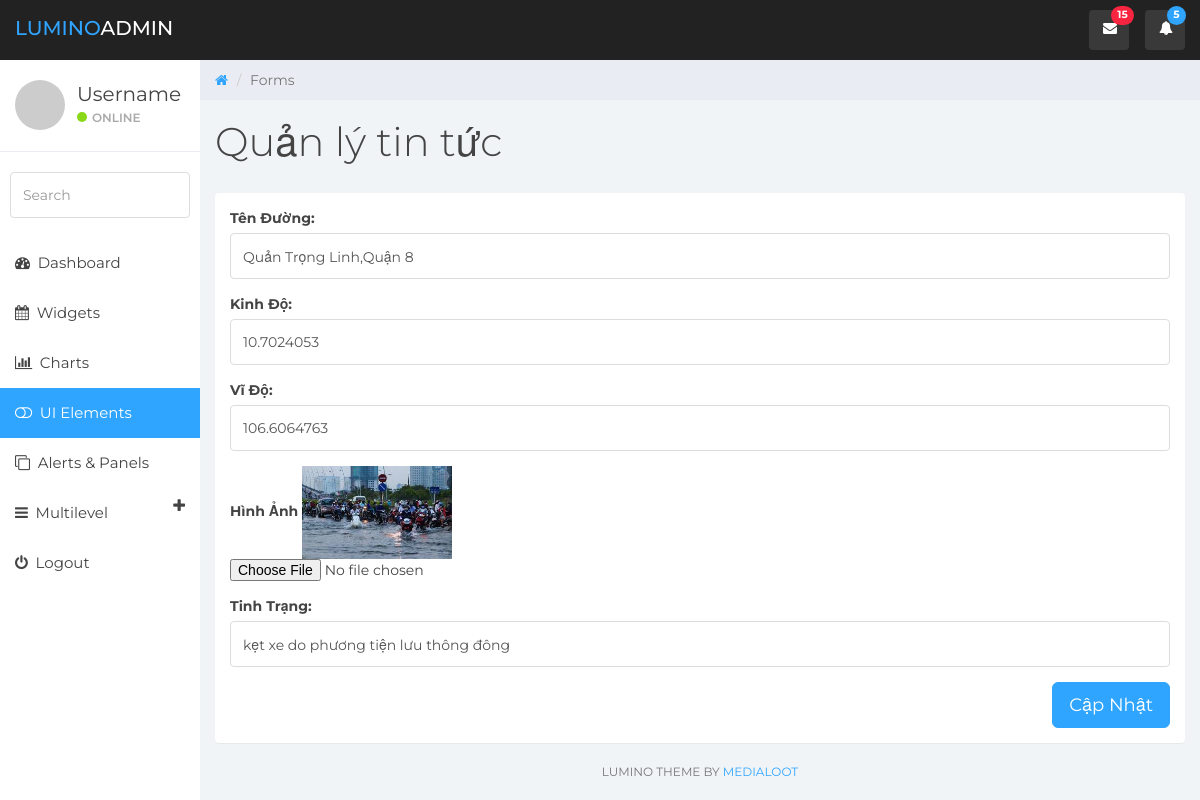
Screenshot of /admin/canhbao/chinhsua.php?ID=22 (signed in) with the database file from the repository.
### tables this page shows
CREATE TABLE `canhbao` (
  `ID` int(11) NOT NULL,
  `TenDuong` varchar(255) NOT NULL,
  `KinhDo` varchar(255) NOT NULL,
  `ViDo` varchar(255) NOT NULL,
  `HinhAnh` varchar(255) NOT NULL,
  `TieuDe` varchar(255) NOT NULL,
  `NoiDung` varchar(255) NOT NULL,
  `TinhTrang` varchar(255) NOT NULL,
  `NguonTin` varchar(255) NOT NULL,
  `DiaDiem` varchar(100) NOT NULL,
  `icon` varchar(255) NOT NULL
);

### admin/Ketnoi/Truyvan.php (called while the page is built, shortened)
<?php
function chi_tiet_canh_bao($ID)
{
$sql = "SELECT * FROM canhbao WHERE ID='$ID'";
$row = mysql_query($sql);
return mysql_fetch_array($row);
}
?>

### admin/canhbao/chinhsua.php (the view, shortened to what this page needs)
<?php
require "../Ketnoi/Truyvan.php";
?>
<?php
$ID = $_GET["ID"];
settype($ID, "int");
$row_chi_canh_bao = chi_tiet_canh_bao($ID);
?>
<html>
<head>
<link href="../css/Date/jquery-ui-1.8.2.custom.css" rel="stylesheet">
	<link href="../css/bootstrap.min.css" rel="stylesheet">
	<link href="../css/font-awesome.min.css" rel="stylesheet">
	<link href="../css/datepicker3.css" rel="stylesheet">
	<link href="../css/styles.css" rel="stylesheet">
</head>
<body>
	<nav class="navbar navbar-custom navbar-fixed-top" role="navigation">
		<div class="container-fluid">
			<div class="navbar-header">
				<a class="navbar-brand" href="#"><span>Lumino</span>Admin</a>
				<ul class="nav navbar-top-links navbar-right">
					<li class="dropdown"><a class="dropdown-toggle count-info" data-toggle="dropdown" href="#">
						<em class="fa fa-envelope"></em><span class="label label-danger">15</span>
					</a>
					</li>
					<li class="dropdown"><a class="dropdown-toggle count-info" data-toggle="dropdown" href="#">
						<em class="fa fa-bell"></em><span class="label label-info">5</span>
					</a>
					</li>
				</ul>
			</div>
		</div>
	</nav>
	<div id="sidebar-collapse" class="col-sm-3 col-lg-2 sidebar">
		<div class="profile-sidebar">
			<div class="profile-userpic">
				<img src="http://placehold.it/50/30a5ff/fff" class="img-responsive" alt="">
			</div>
			<div class="profile-usertitle">
				<div class="profile-usertitle-name">Username</div>
				<div class="profile-usertitle-status"><span class="indicator label-success"></span>Online</div>
			</div>
		</div>
		<form role="search">
			<div class="form-group">
				<input type="text" class="form-control" placeholder="Search">
			</div>
		</form>
		<ul class="nav menu">
			<li><a href="index.html"><em class="fa fa-dashboard">&nbsp;</em> Dashboard</a></li>
			<li><a href="widgets.html"><em class="fa fa-calendar">&nbsp;</em> Widgets</a></li>
			<li><a href="charts.html"><em class="fa fa-bar-chart">&nbsp;</em> Charts</a></li>
			<li class="active"><a href="elements.html"><em class="fa fa-toggle-off">&nbsp;</em> UI Elements</a></li>
			<li><a href="panels.html"><em class="fa fa-clone">&nbsp;</em> Alerts &amp; Panels</a></li>
			<li class="parent "><a data-toggle="collapse" href="#sub-item-1">
				<em class="fa fa-navicon">&nbsp;</em> Multilevel <span data-toggle="collapse" href="#sub-item-1" class="icon pull-right"><em class="fa fa-plus"></em></span>
				</a>
			</li>
			<li><a href="login.html"><em class="fa fa-power-off">&nbsp;</em> Logout</a></li>
		</ul>
	</div>
	<div class="col-sm-9 col-sm-offset-3 col-lg-10 col-lg-offset-2 main">
		<div class="row">
			<ol class="breadcrumb">
				<li><a href="#">
					<em class="fa fa-home"></em>
				</a></li>
				<li class="active">Forms</li>
			</ol>
		</div>
		<div class="row">
			<div class="col-lg-12">
				<h1 class="page-header">Quản lý tin tức</h1>
			</div>
		</div>
		<div class="row">
			<div class="col-lg-12">
				<div class="panel panel-default">
					<div class="panel-body">
						<div class="">
						<form method="POST" enctype="multipart/form-data">
								<div class="form-group">
									<label>Tên Đường:</label>
									<input class="form-control" name="TenDuong" id="TenDuong" value="<?php echo $row_chi_canh_bao['TenDuong'] ?>">
								</div>
								<div class="form-group">
									<label>Kinh Độ:</label>
									<input class="form-control" name="KinhDo" id="KinhDo" value="<?php echo $row_chi_canh_bao['KinhDo'] ?>">
								</div>
								<div class="form-group">
									<label>Vĩ Độ:</label>
									<input class="form-control" name="ViDo" id="ViDo" value="<?php echo $row_chi_canh_bao['ViDo'] ?>">
								</div>
                                <div class="form-group">
									<label>Hình Ảnh</label>
									<img src="../../HinhAnh/CanhBao/<?php echo $row_chi_canh_bao['HinhAnh'] ?>" alt="Paris" style="width:150px">
									<input type="file" value="<?php echo $row_chi_canh_bao['HinhAnh'] ?>" class="custom-file-input" name="fileUpload" >
                                    </div>
                                <div class="form-group">
									<label>Tinh Trạng:</label>
									<input class="form-control" name="TinhTrang" id="TinhTrang" value="<?php echo $row_chi_canh_bao['TinhTrang'] ?>">
								</div>
								<input type="submit" name="btncapnhat" id="btncapnhat" value="Cập Nhật" class="btn btn-lg btn-primary"></input>
							</form>
						</div>
					</div>
				</div>
			</div>
			<div class="col-sm-12">
				<p class="back-link">Lumino Theme by <a href="https://www.medialoot.com">Medialoot</a></p>
			</div>
		</div>
	</div>
</body>
</html>

### admin/css/styles.css (style rules this page uses)
body { background: #f1f4f7; padding-top: 60px; font-size: 14px; color: #444444; font-family: "Montserrat", "Helvetica Neue", Helvetica, Arial, sans-serif; }
p { color: #777; }
a, a:hover, a:focus { color: #30a5ff; }
h1, h2, h3, h4, h5, h6 { color: #444444; }
h1 { font-weight: 300; font-size: 40px; }
input.form-control { border: 1px solid #ddd; box-shadow: none; height: 46px; }
.navbar-custom { background: #222; height: 60px; }
.navbar-header .navbar-brand { color: #fff; font-size: 20px; text-transform: uppercase; font-weight: 500; height: 60px; padding-top: 18px; }
.navbar-header .navbar-brand span { color: #30a5ff; }
.dropdown { background: rgba(255, 255, 255, 0.1); float: left; margin: 10px 8px; padding: 0px; border-radius: 4px; }
.dropdown a.dropdown-toggle { color: #fff; height: 40px; width: 40px; padding-top: 11px; padding-left: 9px; }
.dropdown .label { top: -4px; left: 22px; padding-top: 4px; padding-bottom: 4px; position: absolute; border-radius: 9999px; }
.navbar-top-links li:last-child { margin-right: 15px; }
.dropdown em { margin: 0 5px; }
.btn-primary, .btn-primary:hover, .btn-primary:focus, .btn-primary:active, .btn-primary.active, .open > .dropdown-toggle.btn-primary, .btn-primary.disabled, .btn-primary[disabled], fieldset[disabled] .btn-primary, .btn-primary.disabled:hover, .btn-primary[disabled]:hover, fieldset[disabled] .btn-primary:hover, .btn-primary.disabled:focus, .btn-primary[disabled]:focus, fieldset[disabled] .btn-primary:focus, .btn-primary.disabled:active, .btn-primary[disabled]:active, fieldset[disabled] .btn-primary:active, .btn-primary.disabled.active, .btn-primary[disabled].active, fieldset[disabled] .btn-primary.active { background-color: #30a5ff; border-color: #30a5ff; float: right; }
.label-success { background-color: #8ad919; }
.label-info { background-color: #30a5ff; }
.label-danger { background-color: #f9243f; }
.panel { border: 0; }
.navbar { border: 0; }
.sidebar { display: block; padding: 0; display: none; box-shadow: none; background: #fff; }
.sidebar ul { margin: 20px 0px; }
.sidebar form { padding: 10px 0 0 0; margin: 10px 10px 20px 10px; }
@media (min-width: 768px) { .sidebar { display: block; position: fixed; top: 60px; bottom: 0; left: 0; z-index: 1000; display: block; margin: 0; padding: 0; overflow-x: hidden; overflow-y: auto; } }
@media (min-width: 768px) { .navbar-header { width: 100%; } }
.sidebar ul.nav .active a, .sidebar ul.nav li.parent a.active, .sidebar ul.nav .active > a:hover, .sidebar ul.nav li.parent a.active:hover, .sidebar ul.nav .active > a:focus, .sidebar ul.nav li.parent a.active:focus { color: #fff; background-color: #30a5ff; }
.sidebar ul.nav li a { height: 50px; font-size: 15px; line-height: 2em; color: #444444; }
.profile-sidebar { padding: 10px 0; border-bottom: 1px solid #e9ecf2; }
.indicator { width: 10px; height: 10px; display: inline-block; border-radius: 9999px; margin-right: 5px; }
.profile-userpic img { float: left; margin: 10px 0px 0px 15px; width: 50px; height: 50px; border-radius: 9999px !important; }
.profile-usertitle { float: left; text-align: left; margin: 10px 0 0 12px; }
.profile-usertitle-name { font-size: 20px; margin-bottom: 0px; }
.profile-usertitle-status { text-transform: uppercase; color: #AAA; font-size: 12px; font-weight: 600; margin-bottom: 15px; }
.breadcrumb { border-radius: 0; padding: 10px 15px 10px 15px; background: #e9ecf2; margin: 0; }
h1.page-header { margin-top: 20px; border-bottom: 0; }
p.back-link { text-align: center; margin-bottom: 20px; font-size: 12px; text-transform: uppercase; }

### rows the page displays
canhbao: TenDuong "Quản Trọng Linh,Quận 8", KinhDo "10.7024053", ViDo "106.6064763", HinhAnh (picture), TinhTrang "kẹt xe do phương tiện lưu thông đông"
